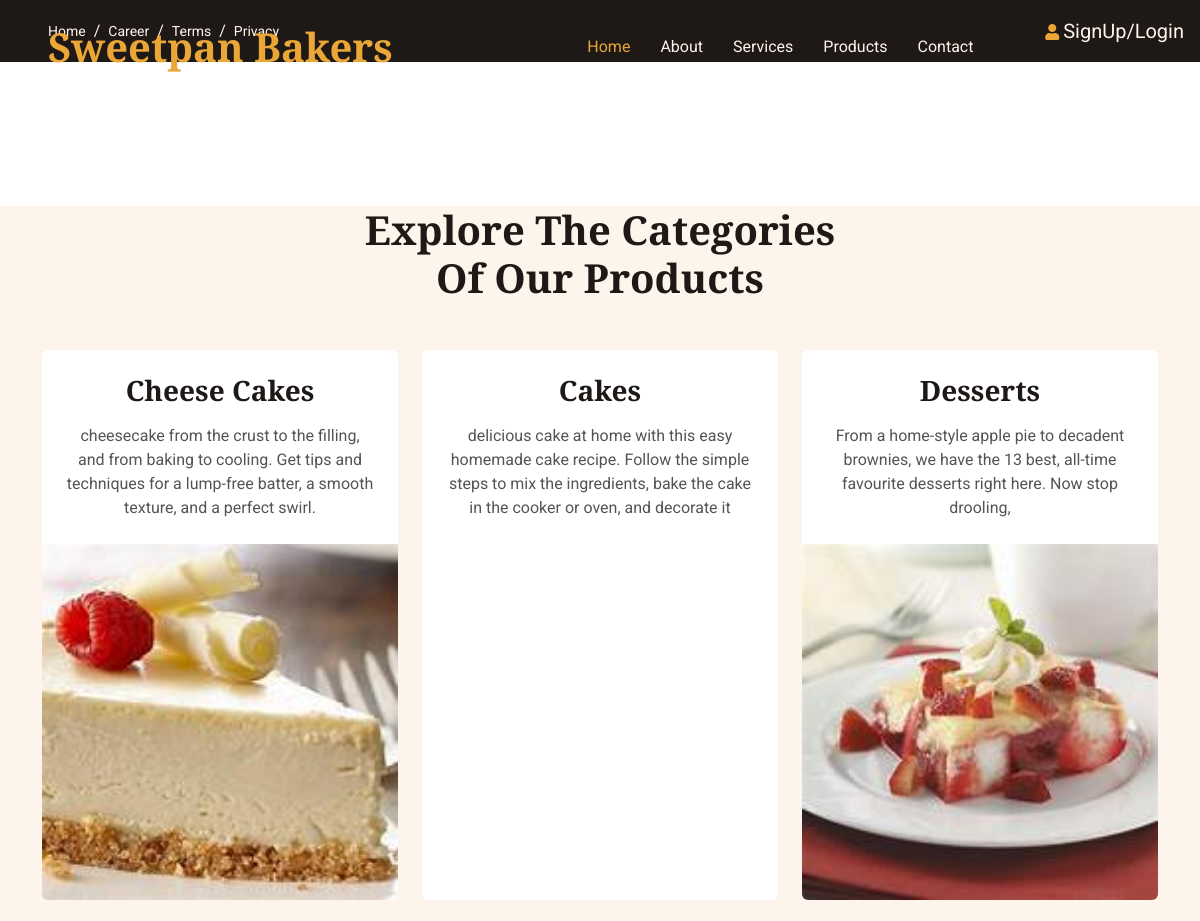
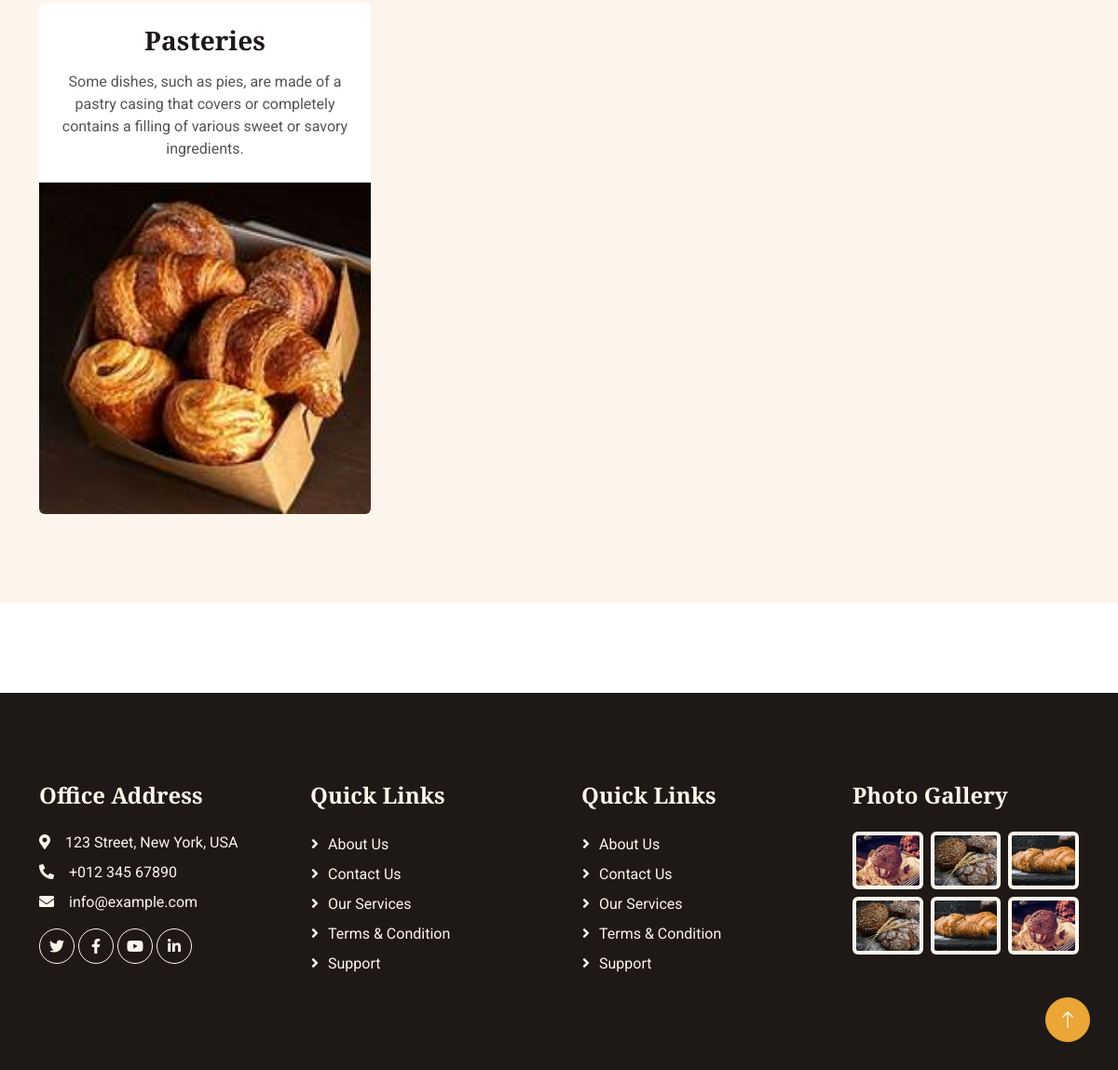
Page /Frontend/HomePage/ on the committed database (2 pictures, top to bottom).
### Backend/models.py (models this page shows)
class categorydb(models.Model):
    CategoryName = models.CharField(max_length=100, null=True, blank=True)
    CategoryDescription = models.CharField(max_length=500, null=True, blank=True)
    CategoryImage = models.ImageField(upload_to="Category Image", null=True, blank=True)

### Frontend/views.py (the view)
# urls.py: path('HomePage/', views.HomePage, name="HomePage"),
def HomePage(req):
    cat_data = categorydb.objects.all()
    if 'Name' in req.session:
        quantity = 0
        data = cartdb.objects.filter(Username=req.session['Name'])
        for i in data:
            quantity += i.Quantity
        return render(req, "Home.html", {'data': cat_data, 'quantity': quantity})
    else:
        return render(req, "Home.html", {'data': cat_data})

### Frontend/templates/Home.html (shortened to what this page needs)
<!DOCTYPE html>
{% load static %}
<html lang="en">
<head>
    <link href="https://cdnjs.cloudflare.com/ajax/libs/font-awesome/5.10.0/css/all.min.css" rel="stylesheet">
    <link href="https://cdn.jsdelivr.net/npm/bootstrap-icons@1.4.1/font/bootstrap-icons.css" rel="stylesheet">
    <link href="{% static 'frontend_static/lib/animate/animate.min.css' %}" rel="stylesheet">
    <link href="{% static 'frontend_static/lib/owlcarousel/assets/owl.carousel.min.css' %}" rel="stylesheet">
    <link href="{% static 'frontend_static/css/bootstrap.min.css' %}" rel="stylesheet">
    <link href="{% static 'frontend_static/css/style.css' %}" rel="stylesheet">
</head>
<body>
    <div class="container-fluid top-bar bg-dark text-light px-0 wow fadeIn" data-wow-delay="0.1s">
        <div class="row gx-0 align-items-center d-none d-lg-flex">
            <div class="col-lg-6 px-5 text-start">
                <ol class="breadcrumb mb-0">
                    <li class="breadcrumb-item"><a class="small text-light" href="#">Home</a></li>
                    <li class="breadcrumb-item"><a class="small text-light" href="#">Career</a></li>
                    <li class="breadcrumb-item"><a class="small text-light" href="#">Terms</a></li>
                    <li class="breadcrumb-item"><a class="small text-light" href="#">Privacy</a></li>
                </ol>
            </div>
            <div class="col-lg-6 p-3 text-end" >
                <i class="fa fa-user text-primary"></i>
                {% if request.session.Name %}
                    <a href="{% url 'UserProfilePage' username=request.session.Name %}" class="text-light fs-5 mb-0" style="margin-right: 20px;" >{{request.session.Name}}</a>
                    <a href="{% url 'UserLogout' %}" style="margin-right: 40px;"><i class="fa-solid fa-right-from-bracket"></i>Logout</a>
                    {% else %}
                    <a href="{% url 'UserRegisterLoginPage' %}" class="text-light fs-5 mb-0">SignUp/Login</a>
                    {% endif %}
            </div>
        </div>
    </div>
    <nav class="navbar navbar-expand-lg navbar-dark fixed-top py-lg-0 px-lg-5 wow fadeIn" data-wow-delay="0.1s">
        <a href="index.html" class="navbar-brand ms-4 ms-lg-0">
            <h1 class="text-primary m-0">Sweetpan Bakers</h1>
        </a>
        <div class="collapse navbar-collapse" id="navbarCollapse">
            <div class="navbar-nav mx-auto p-4 p-lg-0">
                <a href="{% url 'HomePage' %}" class="nav-item nav-link active">Home</a>
                <a href="{% url 'AboutPage' %}" class="nav-item nav-link">About</a>
                <a href="{% url 'ServicesPage' %}" class="nav-item nav-link">Services</a>
                <a href="{% url 'AllProductsPage' %}" class="nav-item nav-link">Products</a>
                <a href="{% url 'ContactUsPage' %}" class="nav-item nav-link">Contact</a>
            </div>
        </div>
    </nav>
    <div class="container-fluid p-0 pb-5 wow fadeIn" data-wow-delay="0.1s">
    </div>
    <div class="container-xxl bg-light my-6 py-6 pt-0">
        <div class="container">
            <div class="text-center mx-auto mb-5 wow fadeInUp" data-wow-delay="0.1s" style="max-width: 500px;">
                <h1 class="display-6 mb-4">Explore The Categories Of Our Products</h1>
            </div>
            <div class="row g-4">
                {% for i in data %}
                <div class="col-lg-4 col-md-6 wow fadeInUp" data-wow-delay="0.1s">
                    <div class="product-item d-flex flex-column bg-white rounded overflow-hidden h-100">
                        <div class="text-center p-4">
                            <h3 class="mb-3">{{i.CategoryName}}</h3>
                            <span>{{i.CategoryDescription}}</span>
                        </div>
                        <div class="position-relative mt-auto">
                            <img class="img-fluid" src="{{i.CategoryImage.url}}" width="410"   alt="">
                        </div>
                    </div>
                </div>
                {% endfor %}
            </div>
        </div>
    </div>
    <div class="container-fluid bg-dark text-light footer my-6 mb-0 py-5 wow fadeIn" data-wow-delay="0.1s">
        <div class="container py-5">
            <div class="row g-5">
                <div class="col-lg-3 col-md-6">
                    <h4 class="text-light mb-4">Office Address</h4>
                    <p class="mb-2"><i class="fa fa-map-marker-alt me-3"></i>123 Street, New York, USA</p>
                    <p class="mb-2"><i class="fa fa-phone-alt me-3"></i>+012 345 67890</p>
                    <p class="mb-2"><i class="fa fa-envelope me-3"></i>info@example.com</p>
                    <div class="d-flex pt-2">
                        <a class="btn btn-square btn-outline-light rounded-circle me-1" href=""><i class="fab fa-twitter"></i></a>
                        <a class="btn btn-square btn-outline-light rounded-circle me-1" href=""><i class="fab fa-facebook-f"></i></a>
                        <a class="btn btn-square btn-outline-light rounded-circle me-1" href=""><i class="fab fa-youtube"></i></a>
                        <a class="btn btn-square btn-outline-light rounded-circle me-0" href=""><i class="fab fa-linkedin-in"></i></a>
                    </div>
                </div>
                <div class="col-lg-3 col-md-6">
                    <h4 class="text-light mb-4">Quick Links</h4>
                    <a class="btn btn-link" href="">About Us</a>
                    <a class="btn btn-link" href="">Contact Us</a>
                    <a class="btn btn-link" href="">Our Services</a>
                    <a class="btn btn-link" href="">Terms & Condition</a>
                    <a class="btn btn-link" href="">Support</a>
                </div>
                <div class="col-lg-3 col-md-6">
                    <h4 class="text-light mb-4">Quick Links</h4>
                    <a class="btn btn-link" href="">About Us</a>
                    <a class="btn btn-link" href="">Contact Us</a>
                    <a class="btn btn-link" href="">Our Services</a>
                    <a class="btn btn-link" href="">Terms & Condition</a>
                    <a class="btn btn-link" href="">Support</a>
                </div>
                <div class="col-lg-3 col-md-6">
                    <h4 class="text-light mb-4">Photo Gallery</h4>
                    <div class="row g-2">
                        <div class="col-4">
                            <img class="img-fluid bg-light rounded p-1" src="{% static 'frontend_static/img/product-1.jpg' %}" alt="Image">
                        </div>
                        <div class="col-4">
                            <img class="img-fluid bg-light rounded p-1" src="{% static 'frontend_static/img/product-2.jpg' %}" alt="Image">
                        </div>
                        <div class="col-4">
                            <img class="img-fluid bg-light rounded p-1" src="{% static 'frontend_static/img/product-3.jpg' %}" alt="Image">
                        </div>
                        <div class="col-4">
                            <img class="img-fluid bg-light rounded p-1" src="{% static 'frontend_static/img/product-2.jpg' %}" alt="Image">
                        </div>
                        <div class="col-4">
                            <img class="img-fluid bg-light rounded p-1" src="{% static 'frontend_static/img/product-3.jpg' %}" alt="Image">
                        </div>
                        <div class="col-4">
                            <img class="img-fluid bg-light rounded p-1" src="{% static 'frontend_static/img/product-1.jpg' %}" alt="Image">
                        </div>
                    </div>
                </div>
            </div>
        </div>
    </div>
    <a href="#" class="btn btn-lg btn-primary btn-lg-square rounded-circle back-to-top"><i class="bi bi-arrow-up"></i></a>
</body>
</html>

### Frontend/static/frontend_static/css/style.css (style rules this page uses)
:root { --primary: #EAA636; --secondary: #545454; --light: #FDF5EB; --dark: #1E1916; }
h4, h5, h6, .h4, .h5, .h6 { font-weight: 600 !important; }
.py-6 { padding-top: 6rem; padding-bottom: 6rem; }
.my-6 { margin-top: 6rem; margin-bottom: 6rem; }
.back-to-top { position: fixed; display: none; right: 30px; bottom: 30px; z-index: 99; }
.btn { font-weight: 500; transition: .5s; }
.btn.btn-primary { color: #FFFFFF; }
.btn-square { width: 38px; height: 38px; }
.btn-lg-square { width: 48px; height: 48px; }
.btn-square, .btn-sm-square, .btn-lg-square { padding: 0; display: flex; align-items: center; justify-content: center; font-weight: normal; }
.navbar .navbar-nav .nav-link { padding: 35px 15px; color: var(--light); outline: none; }
.navbar .navbar-nav .nav-link:hover, .navbar .navbar-nav .nav-link.active { color: var(--primary); }
.navbar.fixed-top { transition: .5s; }
.breadcrumb-item+.breadcrumb-item::before { color: var(--light); }
.product-item { transition: .5s; }
.footer .btn.btn-link { display: block; margin-bottom: 5px; padding: 0; text-align: left; color: var(--light); font-weight: normal; text-transform: capitalize; transition: .3s; }
.footer .btn.btn-link::before { position: relative; content: "\f105"; font-family: "Font Awesome 5 Free"; font-weight: 900; color: var(--light); margin-right: 10px; }

### rows in the picture
categorydb: CategoryName "Cheese Cakes", CategoryDescription "cheesecake from the crust to the filling, and from baking to cooling. Get tips and techniques for a lump-free batter, a smooth texture, and a perfect swirl.", CategoryImage (picture)
categorydb: CategoryName "Cakes", CategoryDescription "delicious cake at home with this easy homemade cake recipe. Follow the simple steps to mix the ingredients, bake the cake in the cooker or oven, and decorate it"
categorydb: CategoryName "Desserts", CategoryDescription "From a home-style apple pie to decadent brownies, we have the 13 best, all-time favourite desserts right here. Now stop drooling,", CategoryImage (picture)
categorydb: CategoryName "Pasteries", CategoryDescription "Some dishes, such as pies, are made of a pastry casing that covers or completely contains a filling of various sweet or savory ingredients.", CategoryImage (picture)
